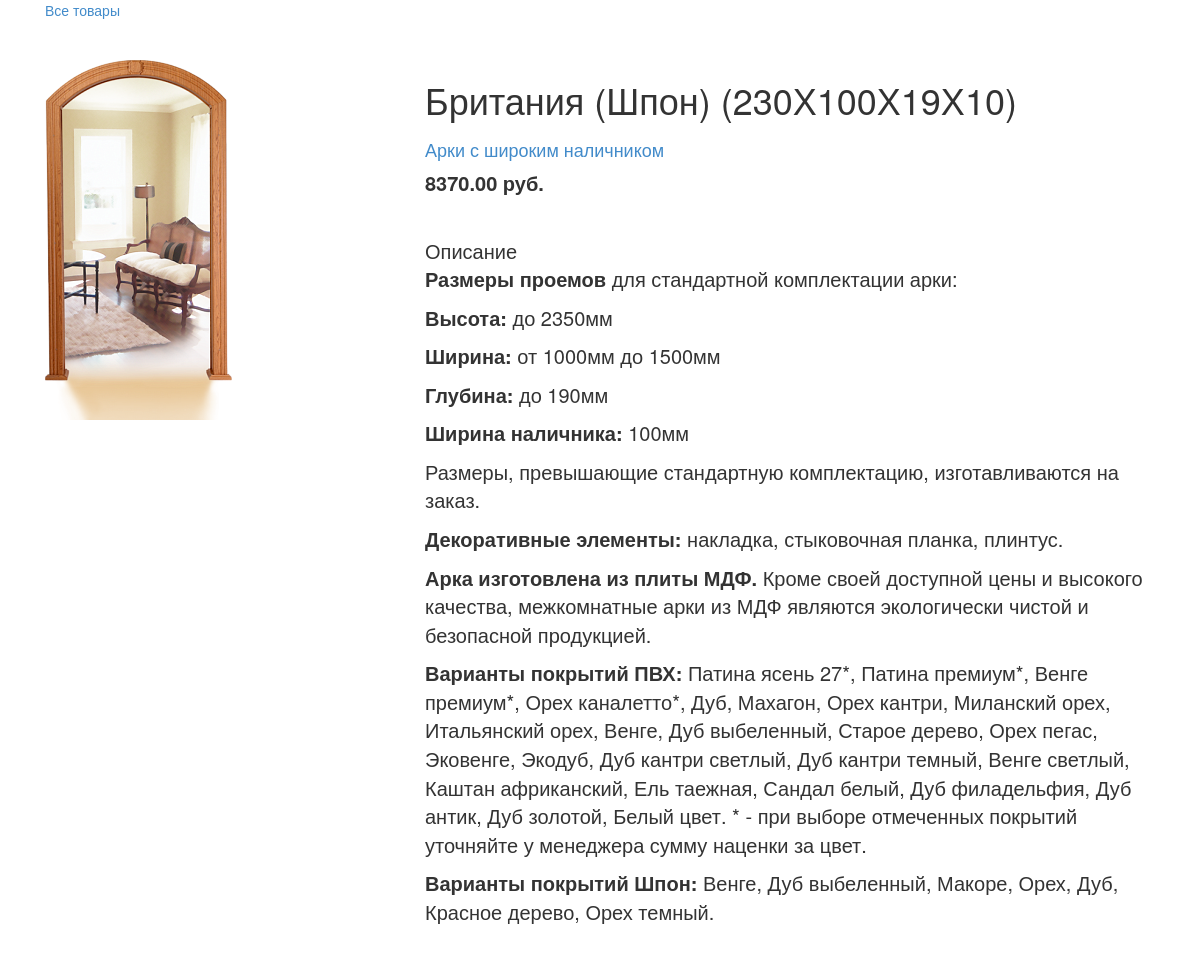
The app's page /94386/94386/, older data.
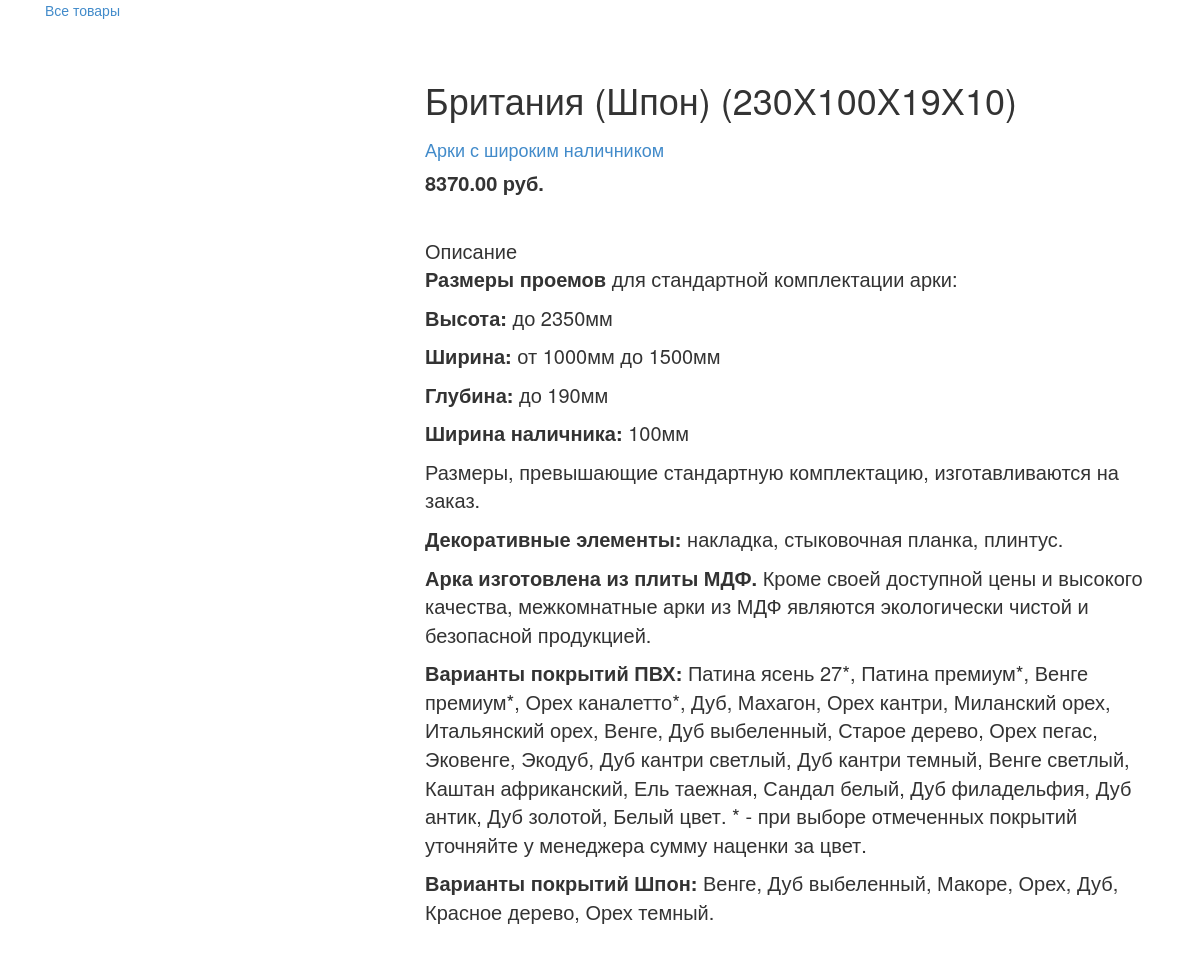
The same page, newer data.
### webapp/models.py (models this page shows, shortened)
class Product(models.Model):
	category = models.ForeignKey(Category, related_name='Product', null=True, verbose_name="Категория")
	name = models.CharField(max_length=50, null=True, db_index=True, verbose_name="Товар")
	slug = models.SlugField(max_length=200, null=True, db_index=True, verbose_name="Ссылка")
	price = models.DecimalField(max_digits=20, null=True, decimal_places=2, verbose_name="Цена")
	description = models.TextField(blank=True, null=True, verbose_name="Описание")
	image=models.ImageField(upload_to='images',null=True, blank=True)
	class Meta:
		ordering = ['name']
		index_together = [
			['id', 'slug']
		]
		verbose_name = 'Товар'
		verbose_name_plural = 'Товары'

class Category(models.Model):
	name = models.CharField(max_length=50, null=True, db_index=True, verbose_name="Категория")
	slug = models.SlugField(max_length=200, null=True, db_index=True, unique=True)
	class Meta:
		ordering = ['name']
		verbose_name = 'Категория'
		verbose_name_plural = 'Категории'
	def __str__(self):
		return self.name
	def get_absolute_url(self):
		return reverse('webapp:ProductListByCategory', args=[self.slug])

### webapp/views.py (the view)
# urls.py: url(r'^(?P<id>\d+)/(?P<slug>[-\w]+)/$', views.ProductDetail, name='ProductDetail'),
def ProductDetail(request, id, slug):
    product = get_object_or_404(Product, id=id, slug=slug)
    return render(request, 'webapp/hfiles/card.html',
                             {'product': product})

### webapp/templates/webapp/hfiles/card.html (shortened to what this page needs)
{% extends 'webapp/base.html' %}
{% load static %}
{% block content %}
<div id="sidebar" class="col-sm-3">
<a href="/">Все товары</a>
<br>
</div>
  <div class="product-detail">
    <div class="col-sm-4">
      <img src="{{product.image.url}}" alt="">
    </div>
    <div class="col-sm-8">
      <h1>{{ product.name }}</h1>
      <h2><a href="{{ product.category.get_absolute_url }}">{{ product.category }}</a></h2>
      <p class="price">{{ product.price }} руб.</p>
      <br>
      <span>Описание {{ product.description | safe}}</span>
      <br>
    </div>
  </div>
{% endblock %}

Row changes from the older to the newer data that the page shows:
changed Product "Британия (Шпон) (230Х100Х19Х10)": image: picture removed
